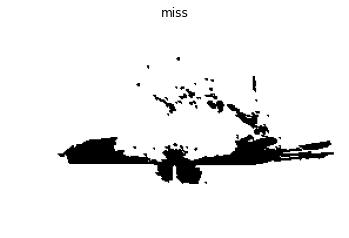

This figure's Python source:
# -*- coding: utf-8 -*-
"""
Created on Fri Oct 30 00:28:59 2020

@author: ACER
"""

from PIL import Image
import numpy as np
import matplotlib.pyplot as plt
import math

def plotear(im,nombre):
    (m,n) = im.shape                            #Filas y columnas
    for k in range(m):
        for l in range(n):
            if im[k,l] == 1:
                im[k][l] = 255
            else:
                im[k][l] = 0
    plt.imshow(im.astype(np.uint8),cmap='gray') 
    plt.title(nombre)
    plt.axis('off')
    plt.figure()
    #return im

def dilation(im,nombre="Dilatación"):
    (m,n) = im.shape                            #Filas y columnas
    h = np.array([[0,1,0],[1,0,1],[0,1,0]])     #Máscara
    imf = np.zeros((m,n))                       #Crea la nueva imagen
    t = 3                   
    ima = np.zeros((t,t))
    o = np.zeros((t,t))
    #Mapeo
    for i in range (1,m-1):
        for j in range (1,n-1):
            for p in range (-1*round((t-1)/2),round((t-1)/2)+1):
                for q in range (-1*round((t-1)/2),round((t-1)/2)+1):
                    ima[p+1][q+1] = im[i+p][j+q]
            o = np.logical_and(ima,h,casting='same_kind')
            imf[i][j] = o.any()
    fin = plotear(imf,nombre)
    #a=np.asarray(fin,dtype=np.float32)
    #Image.fromarray(a.astype(np.uint8)).save("dilatación.png")
    return imf

def erosion(im,nombre="Erosión",h=np.array([[0,1,0],[1,0,1],[0,1,0]])):
    (m,n) = im.shape                            #Filas y columnas
    imf = np.zeros((m,n))                       #Crea la nueva imagen
    t = 3
    ima = np.zeros((t,t))
    o = np.zeros((t,t))
    #Mapeo
    for i in range (1,m-1):
        for j in range (1,n-1):
            for p in range (-1*round((t-1)/2),round((t-1)/2)+1):
                for q in range (-1*round((t-1)/2),round((t-1)/2)+1):
                    ima[p+1][q+1] = im[i+p][j+q]
            o = np.logical_and(ima,h,casting='same_kind')
            p = np.equal(o,h)
            imf[i][j] = p.all()
    fin = plotear(imf,nombre)
    #a=np.asarray(fin,dtype=np.float32)
    #Image.fromarray(a.astype(np.uint8)).save("erosion.png")
    return imf

def opening(imagen,nombre="Opening"):
    im1 = erosion(imagen)
    im2 = dilation(im1,nombre)
    #a=np.asarray(im2,dtype=np.float32)
    #Image.fromarray(a.astype(np.uint8)).save("opening.png")
    
def closing(imagen,nombre="Closing"):
    im1 = dilation(imagen)
    im2 = erosion(im1,nombre)
    #a=np.asarray(im2,dtype=np.float32)
    #Image.fromarray(a.astype(np.uint8)).save("closing.png")
    
def complemento(imagen,nombre="Complemento"):
    (m,n) = imagen.shape        #Filas y columnas
    com = np.zeros((m,n))       #Crea complemento
    for k in range(m):
        for l in range(n):
            if imagen[k,l]==0:
                com[k][l] = 1
            else:
                com[k][l] = 0
    plotear(com,nombre)
    return com

def ht(imagen,com,m,n,hh,hm,nombre):    
    hitt = erosion(imagen,"hit",hh)
    miss = erosion(com,"miss",hm)
    ff = np.zeros((m,n)) 
    ff = np.logical_and(hitt,miss,casting='same_kind')
    plotear(ff,nombre)
    return ff

def hit(imagen,nombre="Hit and Miss"):
    (m,n) = imagen.shape                        #Filas y columnas
    com = complemento(imagen)
    hh1 = np.array([[0,1,0],[0,1,1],[0,0,0]])   #Máscara hit
    hh2 = np.array([[0,1,0],[1,1,0],[0,0,0]])   #Máscara hit
    hh3 = np.array([[0,0,0],[1,1,0],[0,1,0]])   #Máscara hit
    hh4 = np.array([[0,0,0],[0,1,1],[0,1,0]])   #Máscara hit
    hm1 = np.array([[0,0,0],[1,0,0],[1,1,0]])   #Máscara miss
    hm2 = np.array([[0,0,0],[0,0,1],[0,1,1]])   #Máscara miss
    hm3 = np.array([[0,1,1],[0,0,1],[0,0,0]])   #Máscara miss
    hm4 = np.array([[1,1,0],[1,0,0],[0,0,0]])   #Máscara miss
    #4 esquinas
    f1 = ht(imagen,com,m,n,hh1,hm1,"final 1")
    f2 = ht(imagen,com,m,n,hh2,hm2,"final 2")
    f3 = ht(imagen,com,m,n,hh3,hm3,"final 3")
    f4 = ht(imagen,com,m,n,hh4,hm4,"final 4")
    ff1 = np.logical_or(f1,f2,casting='same_kind')
    ff2 = np.logical_or(f3,f4,casting='same_kind')
    ff = np.logical_or(ff1,ff2,casting='same_kind')
    plotear(ff1,"or 1 y 2")
    plotear(ff2,"or 3 y 4")
    plotear(ff,nombre)
    return ff

def parte1(w):
    p = 1
    b1 = 0
    b2 = 0
    b3 = 0
    b4 = 0
    if w[1,2]==0 and (w[0,2]==1 or w[0,1]==1):
        b1 = 1
    if w[0,1]==0 and (w[0,0]==1 or w[1,0]==1):
        b2 = 1
    if w[1,0]==0 and (w[2,0]==1 or w[2,1]==1):
        b3 = 1
    if w[2,1]==0 and (w[2,2]==1 or w[1,2]==1):
        b4 = 1
    c1 = b1 + b2 + b3 + b4
    s1 = (w[1,2] or w[0,2]) + (w[0,1] or w[0,0]) + (w[1,0] or w[2,0]) + (w[2,1] or w[2,2])
    s2 = (w[0,2] or w[0,1]) + (w[0,0] or w[1,0]) + (w[2,0] or w[2,1]) + (w[2,2] or w[1,2])
    c2 = min(s1,s2)
    c3 = ((w[0,2] or w[0,1]) or (not w[2,2])) and w[1,2]
    if (c3==0 and c2>=2) and (c2<=3 and c1==1):
        p = 0
    return p

def parte2(w,c1,c2):
    p = 1
    c3 = ((w[2,0] or w[2,1]) or (not w[0,0])) and w[1,0]
    if (c3==0 and c2>=2) and (c2<=3 and c1==1):
        p = 0
    return p
    
def thin(imagen,nombre="Thinning"):
    (m,n) = imagen.shape                        #Filas y columnas
    imf = np.zeros((m,n))                       #Crea la nueva imagen
    msc = np.zeros((3,3))
    c1 = 10
    c2 = 10
    #Mapeo
    for i in range (0,m-1):
        for j in range (0,n-1):
            for p in range (-1,1):
                for q in range (-1,1):
                    if (i+p)<0 or (i+p)>=m:
                        msc[p+1][q+1] = 0
                    if (j+q)<0 or (j+q)>=n:
                        msc[p+1][q+1] = 0
                    else:
                        msc[p+1][q+1] = imagen[i+p][j+q]
            imf[i][j] = parte1(msc)
            if imf[i][j] == 1:
                imf[i][j] = parte2(msc,c1,c2)
                    
    fin = plotear(imf,nombre)
    #a=np.asarray(fin,dtype=np.float32)
    #Image.fromarray(a.astype(np.uint8)).save("erosion.png")
    return imf

def thick(imagen,nombre="Thickening"):
    c = complemento(imagen)
    y = thin(c)
    im = complemento(y)
    plotear(im,nombre)
    return im

def iterar(imagen,num):
    for i in range(0,num):
        imagen = dilation(imagen,f"Hit and Miss - Dilation - Iteración:{i+1}")
        print(i)
    print(f"Iteraciones: {num}")

"""IMAGEN"""
umbral = 80
ima = Image.open("C:/Users/Acer/Pictures/E4P.png")          #Imagen
img = ima.convert('L')              #Convertir a blanco y negro
[n,m] = img.size                    #Filas y columnas
imagen = np.array(img)              #Convertir a arreglo
#Original
plt.imshow(np.asarray(imagen),cmap='gray') 
plt.title("Original")
plt.figure()
#Binario
for k in range(m):
    for l in range(n):
        if imagen[k,l]>umbral:
            imagen[k][l] = 1
        else:
            imagen[k][l] = 0
plotear(imagen,f"Binario, umbral = {umbral}")

im1 = hit(imagen)
iterar(im1,3)

#a=np.asarray(imf,dtype=np.float32)
#Image.fromarray(a.astype(np.uint8)).save("original.png")

